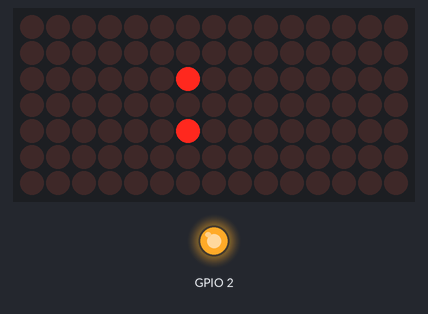
Simulated run of this sketch. Board: ESP8266 (NodeMCU). Shown: 15×7 LED matrix, output pins drawn as LEDs (lit = HIGH). WiFi joins after 1.5 s; servers stay silent unless stated; what the sketch prints to the serial monitor is not drawn.

Above: at 1.6 s.
At 2.1 s:
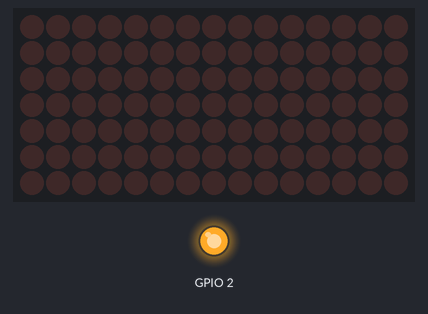

The sketch:

ntp_clock.ino
```cpp
// Apacahe-2.0
#include <NTPClient.h>
#include <ESP8266WiFi.h>
#include <WiFiUdp.h>
#include <time.h>
#include <Wire.h>
// #include <Adafruit_GFX.h>
#include <Adafruit_IS31FL3731.h>

// bool DEBUG = false;
bool DEBUG = true;


void logln(const char* msg) {
  if (DEBUG)
    Serial.println(msg);
}

void log(const char* msg) {
  if (DEBUG)
    Serial.print(msg);
}

/** https://www.adafruit.com/product/2946 */
Adafruit_IS31FL3731_Wing matrix = Adafruit_IS31FL3731_Wing();

/** https://github.com/JChristensen/movingAvg */
#include <movingAvg.h>

/**
  *Custom numeric display font
*/
int digits[10][7][3] = {
  { { 1, 1, 1 }, { 1, 0, 1 }, { 1, 0, 1 }, { 1, 0, 1 }, { 1, 0, 1 }, { 1, 0, 1 }, { 1, 1, 1 } },  //0
  { { 0, 0, 1 }, { 0, 0, 1 }, { 0, 0, 1 }, { 0, 0, 1 }, { 0, 0, 1 }, { 0, 0, 1 }, { 0, 0, 1 } },  //1
  { { 1, 1, 1 }, { 0, 0, 1 }, { 0, 0, 1 }, { 1, 1, 1 }, { 1, 0, 0 }, { 1, 0, 0 }, { 1, 1, 1 } },  //2
  { { 1, 1, 1 }, { 0, 0, 1 }, { 0, 0, 1 }, { 1, 1, 1 }, { 0, 0, 1 }, { 0, 0, 1 }, { 1, 1, 1 } },  //3
  { { 1, 0, 1 }, { 1, 0, 1 }, { 1, 0, 1 }, { 1, 1, 1 }, { 0, 0, 1 }, { 0, 0, 1 }, { 0, 0, 1 } },  //4
  { { 1, 1, 1 }, { 1, 0, 0 }, { 1, 0, 0 }, { 1, 1, 1 }, { 0, 0, 1 }, { 0, 0, 1 }, { 1, 1, 1 } },  //5
  { { 1, 0, 0 }, { 1, 0, 0 }, { 1, 0, 0 }, { 1, 1, 1 }, { 1, 0, 1 }, { 1, 0, 1 }, { 1, 1, 1 } },  //6
  { { 1, 1, 1 }, { 0, 0, 1 }, { 0, 0, 1 }, { 0, 0, 1 }, { 0, 0, 1 }, { 0, 0, 1 }, { 0, 0, 1 } },  //7
  { { 1, 1, 1 }, { 1, 0, 1 }, { 1, 0, 1 }, { 1, 1, 1 }, { 1, 0, 1 }, { 1, 0, 1 }, { 1, 1, 1 } },  //8
  { { 1, 1, 1 }, { 1, 0, 1 }, { 1, 0, 1 }, { 1, 1, 1 }, { 0, 0, 1 }, { 0, 0, 1 }, { 1, 1, 1 } }   //9
};


/** WiFi configuration */
const char* ssid = "BT-PJAH9R";
const char* password = "yuKC3LUd4avCrh";

const int MAX_BRIGHTNESS = 50;
const int ldrPin = A0;

WiFiClient espClient;
IPAddress ip;

// Define NTP Client to get time; want to get UTC format
// so offset is 0
WiFiUDP ntpUDP;
const long utcOffsetInSeconds = 0;
NTPClient timeClient(ntpUDP, "pool.ntp.org", utcOffsetInSeconds);

uint8_t count = 0;
movingAvg lightLevelAvg(10);

uint8_t current_hour = 0;

// ----------------------------------------------------------------------------------------
/** WiFi Setup */
void setup_wifi() {

  delay(10);
  // We start by connecting to a WiFi network
  logln("WIFI");
  logln(ssid);

  WiFi.mode(WIFI_STA);
  WiFi.begin(ssid, password);

  while (WiFi.status() != WL_CONNECTED) {
    delay(500);
    log(".");
  }

  ip = WiFi.localIP();
  logln(ip.toString().c_str());
}

/** Primary setup fn */
void setup() {
  pinMode(BUILTIN_LED, OUTPUT);  // Initialize the BUILTIN_LED pin as an output
  pinMode(ldrPin, INPUT);        //initialize the LDR pin as an input

  // active low, turn off the LED
  digitalWrite(BUILTIN_LED, HIGH);

  if (DEBUG)
    Serial.begin(115200);

  // WiFI, TimeClient and Display setup
  setup_wifi();
  timeClient.begin();

  // Away the display matrix
  while (!matrix.begin()) {
    delay(500);
    log("x");
  }
  logln("IS31 Found!");

  // Start the rolling average
  lightLevelAvg.begin();

  // Setup the local timezone
  setenv("TZ", "GMT0BST,M3.5.0/1,M10.5.0", 1);
}

/**
 * Draw digit i at position on display
 * @param i 0-9
 * @param position Position 1, 2, 3, 4 on led matrix
*/
void digit(uint8_t brightness, uint8_t i, uint8_t position) {
  uint8_t xoffset = 1;
  // position one is a special case; only ever 1 so can be at the
  // edge of the display

  if (position == 1) {
    for (uint8_t y = 0; y < 7; y++) {
      matrix.drawPixel(0, y, i * (brightness));
    }
    return;
  } else if (position == 2) {
    xoffset = 2;
  } else if (position == 3) {
    xoffset = 8;
  } else {
    xoffset = 12;
  }

  // loop over font arrays
  for (uint8_t x = 0; x < 3; x++) {
    for (uint8_t y = 0; y < 7; y++) {
      matrix.drawPixel(x + xoffset, y, digits[i][y][x] * brightness);
    }
  }
}

/** Request NTP time
 * Reference TZ Environment varaible at https://pubs.opengroup.org/onlinepubs/007908799/xbd/envvar.html
 * LocalTimet to convert to timezone https://pubs.opengroup.org/onlinepubs/007908799/xsh/localtime.html
 */
void updateTime(uint8_t brightness) {
  // NTP update
  timeClient.update();

  // Convert to local time zone
  time_t epoch = timeClient.getEpochTime();
  struct tm* t3 = localtime(&epoch);

  // Convert 24 t0 12 hours
  int h = (t3->tm_hour) % 12;
  if (h == 0) {
    h = 12;
  }

  // set the hours on the matrix, only include the
  // leading one if needed
  if (h > 9) {
    digit(brightness, 1, 1);
  } else {
    digit(brightness, 0, 1);
  }
  digit(brightness, h % 10, 2);

  // minutes
  digit(brightness, (t3->tm_min) % 10, 4);
  digit(brightness, (t3->tm_min) / 10, 3);

  current_hour = t3->tm_hour;
}

// -----------------------------------------------------------------------------------------
/** Primary event loop */
void loop() {

  uint8_t brightness = 1;

  // enforce NIGHT mode
  bool night = current_hour >= 22 || current_hour < 7;
  if (night) {
    brightness = 1;
  } else {
    // Adjust the brightness
    int ldrStatus = analogRead(ldrPin);

    // moving average of the raw value
    brightness = map(lightLevelAvg.reading(ldrStatus), 1, 255, 1, MAX_BRIGHTNESS);
  }

  // reduce the frequency of the ntp request; doesn't need to be that often
  // really
  if (count > 10) {
    updateTime(brightness);
  }

  // and the separator, second interval(ish) flashing
  matrix.drawPixel(6, 2, brightness);
  matrix.drawPixel(6, 4, brightness);
  delay(500);

  // and off again
  matrix.drawPixel(6, 2, 0);
  matrix.drawPixel(6, 4, 0);
  delay(500);
}
```

Measured:
- what the display in image 0 shows lasts 0.5 s, from 1.5 s to 2.0 s
